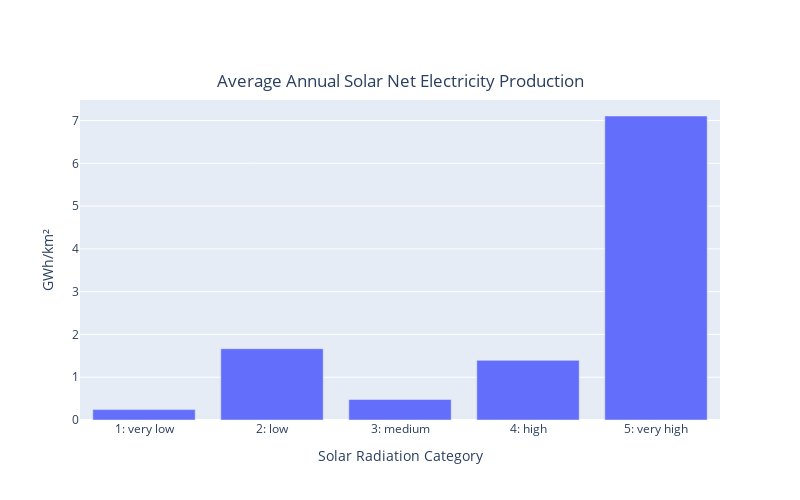

The notebook cell this image was saved under:
### Code cell
fig = px.bar(df_pivot_class, x=df_pivot_class.index, y="solar_power_intensity_[GWh_per_km2]",
             title='Average Annual Solar Net Electricity Production')

fig.update_layout(height=500, width=800, showlegend=False,
                  title={'y': 0.85, 'x': 0.5, 'xanchor': 'center', 'yanchor': 'top'})

fig.update_xaxes(title_text="Solar Radiation Category")
fig.update_yaxes(title_text="GWh/km²")

fig.show()

### Figure 1 — Plotly figure (JSON) as saved in the notebook; plotly's stock layout.template omitted (floating-point values rounded to 4 significant figures)
{"data": [{"alignmentgroup": "True", "hovertemplate": "solar_class=%{x}<br>solar_power_intensity_[GWh_per_km2]=%{y}<extra></extra>", "legendgroup": "", "marker": {"color": "#636efa", "pattern": {"shape": ""}}, "name": "", "offsetgroup": "", "orientation": "v", "showlegend": false, "textposition": "auto", "type": "bar", "x": ["1: very low", "2: low", "3: medium", "4: high", "5: very high"], "xaxis": "x", "y": [0.2429, 1.667, 0.48, 1.394, 7.105], "yaxis": "y"}], "layout": {"barmode": "relative", "height": 500, "legend": {"tracegroupgap": 0}, "showlegend": false, "title": {"text": "Average Annual Solar Net Electricity Production", "x": 0.5, "xanchor": "center", "y": 0.85, "yanchor": "top"}, "width": 800, "xaxis": {"anchor": "y", "domain": [0, 1], "title": {"text": "Solar Radiation Category"}}, "yaxis": {"anchor": "x", "domain": [0, 1], "title": {"text": "GWh/km²"}}}}
